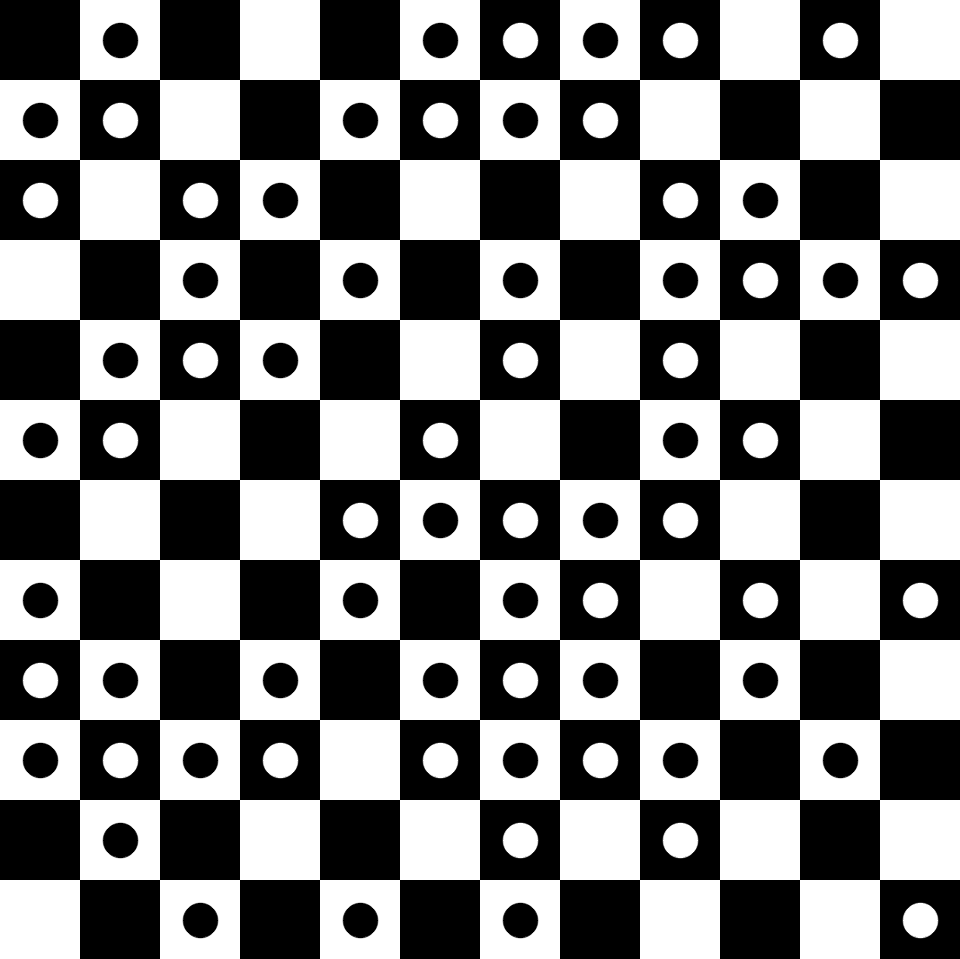
#> input picture src/overlay/tracking/hydramarker/debug/MF_marker_12x12_3x3.png, 960 x 959 px; its folder holds only this picture in this run
$ python -i xray_marker_selection.py   (imports and definitions only)
#> lines starting #> are read from the running program, lines starting #| are printed output that depends on the picture; after the words box and inside, x2 and y2 are one past the last pixel; in counts of white or black regions, pixels touching at a corner belong together
#> further down, picture is the input picture: shape (959, 960); min 0, max 255, mean 126.4
# overlay/tools/xray_marker_selection.py
# -*- coding: utf-8 -*-
"""
xray_marker_selection.py

Marker detection + robust ROI extraction from THREE anchor clicks, without any UI
dependencies and without building a circles_grid.

Public API
----------
- run_xray_marker_detection(...)
- compute_roi_from_grid(...)

Design
------
Detection:
    img_gray -> (optional CLAHE) -> (optional detector mask) -> detect_blobs_hough

ROI:
    The user selects three anchors in this exact order:

        1) TL
        2) TR
        3) BL

    IMPORTANT:
    These anchor roles are defined in CAMERA VIEW semantics, i.e. from the
    camera / top-view perspective of the board.

    This function produces a canonical RAW ROI ordering in CAMERA VIEW /
    global board order only.

    It does NOT perform any X-ray semantic reordering. After the canonical RAW
    order has been determined, the measured UVs are transformed into the X-ray
    working pixel space:

        u_work = W - 1 - u_raw
        v_work = v_raw

    The affine ROI model is

        p = p_tl + alpha*u + beta*v

    with:
        u = TR - TL
        v = BL - TL

    This affine model is used only for ROI selection and ordering.
    No affine regularization, grid fitting, or point repositioning is performed.

    Points are kept by:
      (A) affine inclusion: alpha,beta within [0..1] with margin
      (B) lattice proximity gate in PIXEL units using pitch from estimate_pitch_nn

Notes
-----
- No circles_sorted, no circles_grid.
- No affine regularization is applied to the returned ROI points.
- No j_xray = nu - j_cam semantic reordering is performed here.
- estimate_pitch_nn is imported from overlay.tools.blob_detection.
"""

from __future__ import annotations

from dataclasses import dataclass
from typing import Optional, Sequence, Tuple

import cv2
import numpy as np

from overlay.tools.blob_detection import detect_blobs_hough, estimate_pitch_nn


# ============================================================
# Result container (public)
# ============================================================

@dataclass(frozen=True)
class XrayMarkerDetectionResult:
    """
    Result bundle for the marker DETECTION pipeline (no ROI computation).

    Attributes
    ----------
    img_proc : np.ndarray
        Preprocessed image (e.g., CLAHE applied), uint8 (H,W).
    mask : np.ndarray
        Detector mask, uint8 (H,W), values in {0,255}.
    img_masked : np.ndarray
        Masked image fed into blob detection, uint8 (H,W).
    circles : Optional[np.ndarray]
        Circle detections, (N,3) float32 [x,y,r], or None if detection failed.
    """
    img_proc: np.ndarray
    mask: np.ndarray
    img_masked: np.ndarray
    circles: Optional[np.ndarray]


# ============================================================
# Small internal helpers
# ============================================================

def _apply_clahe(
    img_gray_u8: np.ndarray,
    *,
    use_clahe: bool,
    clip_limit: float,
    tile_grid_size: Tuple[int, int],
) -> np.ndarray:
    """Optionally apply CLAHE to a uint8 grayscale image."""
#> called with use_clahe = True, clip_limit = 2, tile_grid_size = (12, 12)
    if not use_clahe:
        return img_gray_u8

    clahe = cv2.createCLAHE(
        clipLimit=float(clip_limit),
        tileGridSize=tuple(tile_grid_size),
    )
    return clahe.apply(img_gray_u8)


def _detector_mask(
    img_gray: np.ndarray,
    *,
    blur_ks: int = 11,
    thr_mode: str = "otsu",
    adaptive_block: int = 51,
    adaptive_C: int = -5,
    close_ks: int = 41,
    close_iter: int = 1,
) -> np.ndarray:
    """
    Create a broad support mask for the detector region.

    Returns
    -------
    mask : np.ndarray
        uint8 (H,W), 255 inside detector ROI, 0 outside.
    """
#> called with blur_ks = 11, thr_mode = 'otsu', adaptive_block = 51, adaptive_C = -5, close_ks = 41, close_iter = 1
    if img_gray.ndim != 2:
        raise ValueError("img_gray must be grayscale (H,W).")

    h, w = img_gray.shape
#> h = 959; w = 960

    k = int(blur_ks)
    k = k if (k % 2 == 1) else (k + 1)
    blur = cv2.GaussianBlur(img_gray, (k, k), 0)
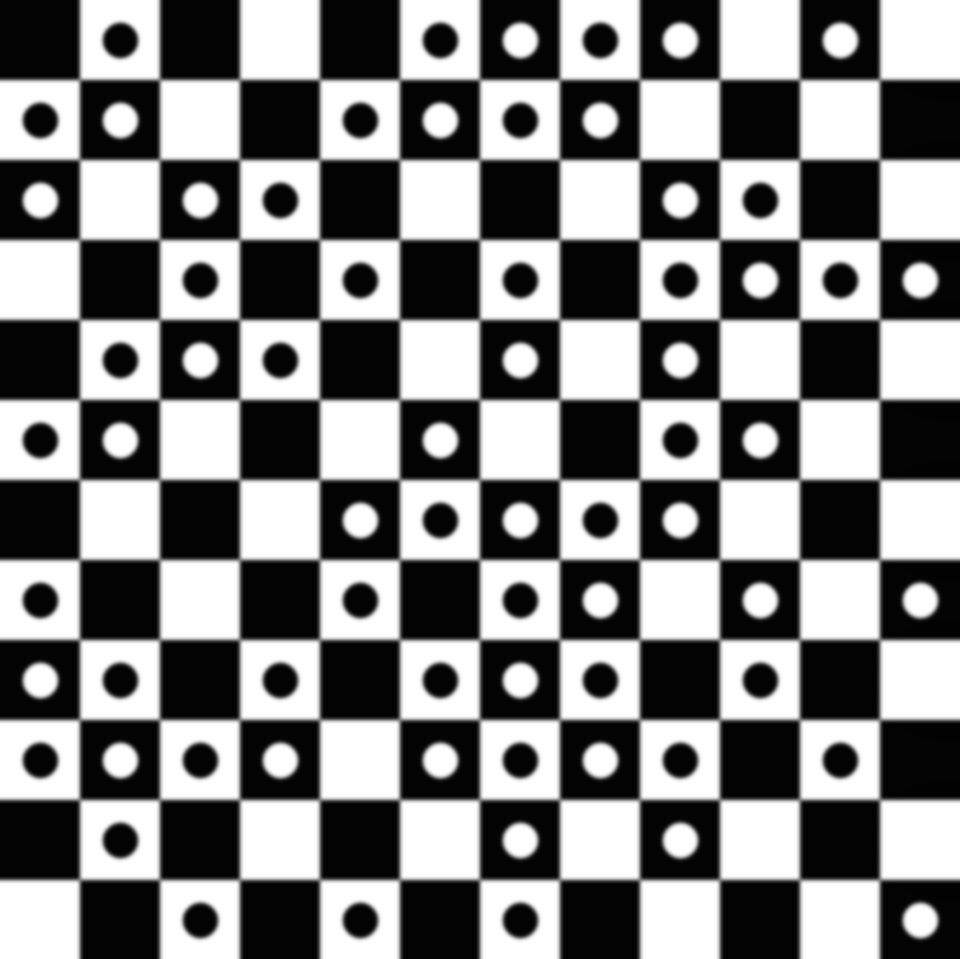
#> blur: shape (959, 960); min 2, max 255, mean 127.9

    if thr_mode == "adaptive":
        blk = int(adaptive_block)
        blk = blk if (blk % 2 == 1) else (blk + 1)
        bw = cv2.adaptiveThreshold(
            blur,
            255,
            cv2.ADAPTIVE_THRESH_GAUSSIAN_C,
            cv2.THRESH_BINARY,
            blk,
            int(adaptive_C),
        )
    else:
        _, bw = cv2.threshold(blur, 0, 255, cv2.THRESH_BINARY + cv2.THRESH_OTSU)
#> bw: shape (959, 960); 49.6% white; 33 white regions

    if float(np.mean(bw)) > 220.0:
        bw = 255 - bw

    cnts, _ = cv2.findContours(bw, cv2.RETR_EXTERNAL, cv2.CHAIN_APPROX_SIMPLE)
#> cnts = 9 contours; largest, box (x1, y1, x2, y2) and area: (0, 0, 960, 959) 776828, (903, 903, 938, 938) 918, (23, 663, 58, 698) 918, (903, 583, 938, 618) 918, (903, 263, 938, 298) 918
    if not cnts:
        return np.full((h, w), 255, dtype=np.uint8)

    def _touches_border(c: np.ndarray) -> bool:
        xs = c[:, 0, 0]
        ys = c[:, 0, 1]
        return (
            (xs.min() <= 1)
            or (ys.min() <= 1)
            or (xs.max() >= w - 2)
            or (ys.max() >= h - 2)
        )

    nb = [c for c in cnts if not _touches_border(c)]
#> nb = 8 contours; box (x1, y1, x2, y2) and area: (903, 903, 938, 938) 918, (23, 663, 58, 698) 918, (903, 583, 938, 618) 918, (903, 263, 938, 298) 918, (23, 183, 58, 218) 918, (823, 23, 858, 58) 918, (663, 23, 698, 58) 918, (503, 23, 538, 58) 918
    candidates = nb if nb else cnts
#> candidates has the same summary as nb
    largest = max(candidates, key=cv2.contourArea)
#> largest = contour of 40 points, box (x1, y1, x2, y2) (903, 903, 938, 938), area 918

    mask = np.zeros((h, w), dtype=np.uint8)
    cv2.drawContours(mask, [largest], -1, 255, thickness=-1)
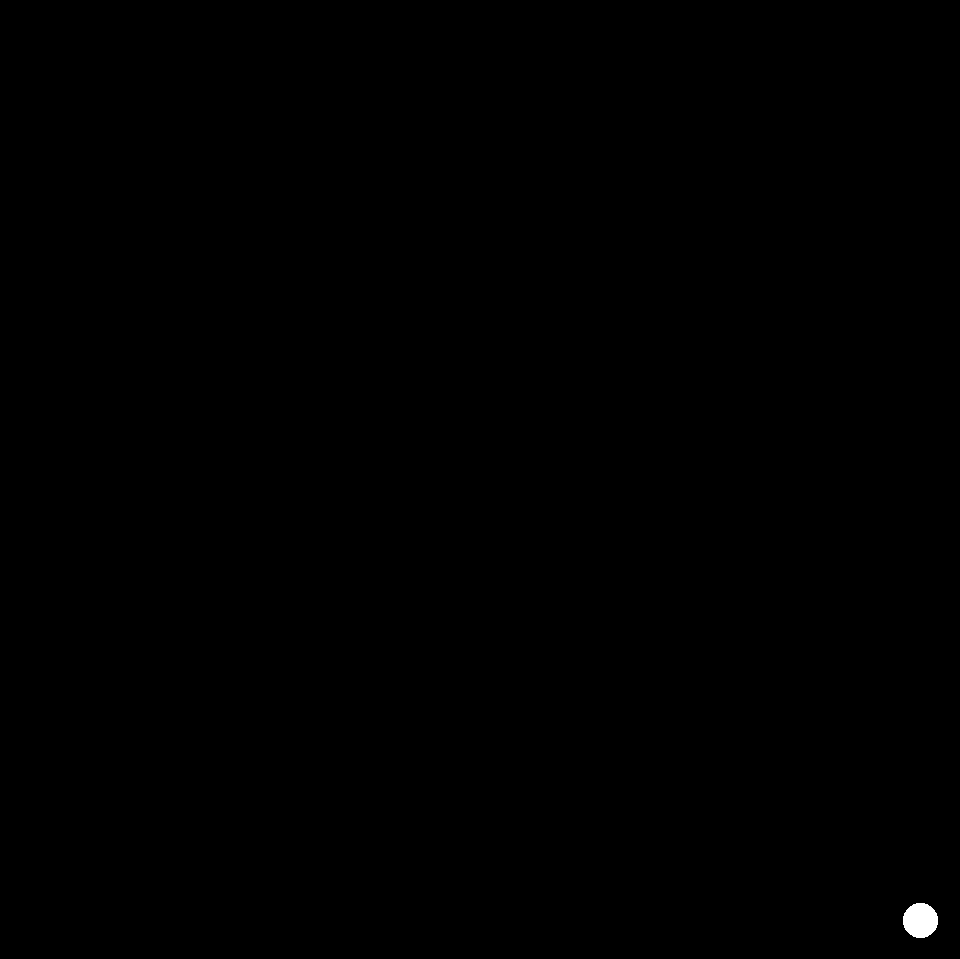
#> mask: shape (959, 960); 0.11% white; 1 white region, box (x1, y1, x2, y2) and area: (903, 903, 938, 938) 967

    kc = int(close_ks)
    if kc > 1:
        kc = kc if (kc % 2 == 1) else (kc + 1)
        mask = cv2.morphologyEx(
            mask,
            cv2.MORPH_CLOSE,
            np.ones((kc, kc), np.uint8),
            iterations=int(close_iter),
        )

    return mask


# [276 lines left out: functions _solve_alpha_beta, _lattice_gate_keep, _check_anchor_orientation, transform_xray_uv_raw_to_working, index_board_lattice, not called in this run]

# ============================================================
# Public API
# ============================================================

def run_xray_marker_detection(
    img_gray: np.ndarray,
    *,
    use_clahe: bool = True,
    clahe_clip: float = 2.0,
    clahe_tiles: Tuple[int, int] = (12, 12),
    use_mask: bool = True,
    blur_ks: int = 11,
    thr_mode: str = "otsu",
    adaptive_block: int = 51,
    adaptive_C: int = -5,
    close_ks: int = 41,
    close_iter: int = 1,
    hough_params=None,
) -> XrayMarkerDetectionResult:
    """
    Detection-only pipeline:
        CLAHE -> detector_mask -> mask image -> detect_blobs_hough
    """
    if img_gray.ndim != 2:
        raise ValueError("img_gray must be grayscale (H,W).")

    img_u8 = (
        img_gray
        if img_gray.dtype == np.uint8
        else np.clip(img_gray, 0, 255).astype(np.uint8)
    )

    img_proc = _apply_clahe(
        img_u8,
        use_clahe=use_clahe,
        clip_limit=clahe_clip,
        tile_grid_size=clahe_tiles,
    )

    if use_mask:
        mask = _detector_mask(
            img_proc,
            blur_ks=blur_ks,
            thr_mode=thr_mode,
            adaptive_block=adaptive_block,
            adaptive_C=adaptive_C,
            close_ks=close_ks,
            close_iter=close_iter,
        )
        img_masked = img_proc.copy()
        img_masked[mask == 0] = 0
    else:
        mask = np.full(img_proc.shape, 255, dtype=np.uint8)
        img_masked = img_proc

#> (the run stopped early here; a loop or call above may not have finished)
